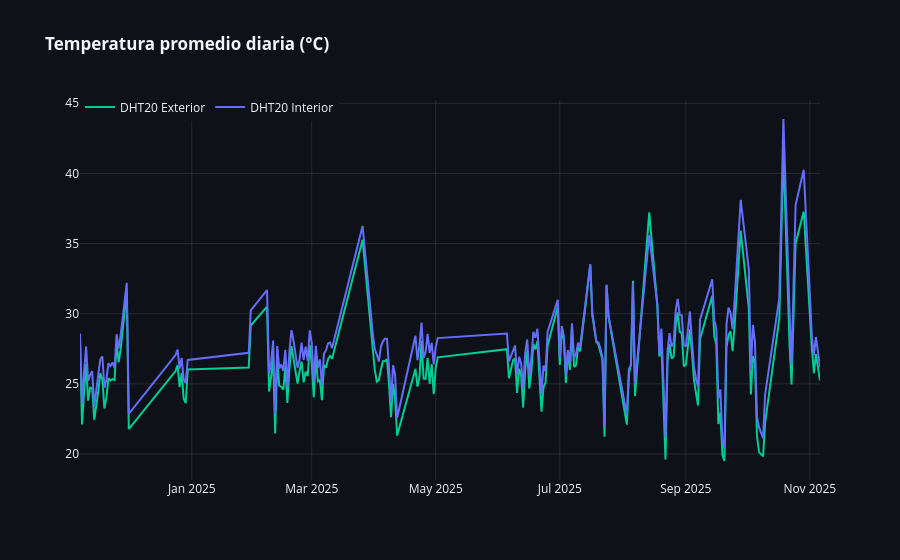

Source (notebook cell):
### Markdown cell above
## 4. Evolución Temporal: Temperatura Diaria (Interior vs Exterior)

### Code cell
query_ts_temp = """
SELECT 
    t.fecha,
    s.nombre_sensor,
    ROUND(AVG(f.valor_medido), 2) AS temp_promedio
FROM fact_mediciones_invernadero f
JOIN dim_sensor s ON f.id_sensor = s.id_sensor
JOIN dim_tiempo t ON f.id_tiempo = t.id_tiempo
WHERE s.variable_medida = 'Temperatura Ambiental'
GROUP BY t.fecha, s.nombre_sensor
ORDER BY t.fecha;
"""
df_ts_temp = pd.read_sql(query_ts_temp, conn)

fig = px.line(df_ts_temp, x='fecha', y='temp_promedio', color='nombre_sensor',
              title="<b>Temperatura promedio diaria (°C)</b>",
              color_discrete_sequence=['#00CC96', '#636EFA'])
fig.update_layout(template="plotly_dark", plot_bgcolor='#0E1117', paper_bgcolor='#0E1117',
                  legend=dict(title=None, orientation="h", y=1.02, x=0))
fig.update_xaxes(showgrid=True, gridcolor='rgba(255,255,255,0.1)', title="")
fig.update_yaxes(showgrid=True, gridcolor='rgba(255,255,255,0.1)', title="")
fig.show()

### Figure 1 — Plotly figure (JSON) as saved in the notebook; plotly's stock layout.template omitted (floating-point values rounded to 4 significant figures; data arrays with more than 128 entries replaced by an {"elided": "..."} marker saying what was removed)
{"data": [{"hovertemplate": "nombre_sensor=DHT20 Exterior<br>fecha=%{x}<br>temp_promedio=%{y}<extra></extra>", "legendgroup": "DHT20 Exterior", "line": {"color": "#00CC96", "dash": "solid"}, "marker": {"symbol": "circle"}, "mode": "lines", "name": "DHT20 Exterior", "orientation": "v", "showlegend": true, "type": "scatter", "x": {"elided": "191 str values"}, "xaxis": "x", "y": {"elided": "191 float values"}, "yaxis": "y"}, {"hovertemplate": "nombre_sensor=DHT20 Interior<br>fecha=%{x}<br>temp_promedio=%{y}<extra></extra>", "legendgroup": "DHT20 Interior", "line": {"color": "#636EFA", "dash": "solid"}, "marker": {"symbol": "circle"}, "mode": "lines", "name": "DHT20 Interior", "orientation": "v", "showlegend": true, "type": "scatter", "x": {"elided": "191 str values"}, "xaxis": "x", "y": {"elided": "191 float values"}, "yaxis": "y"}], "layout": {"legend": {"orientation": "h", "title": {}, "tracegroupgap": 0, "x": 0, "y": 1.02}, "paper_bgcolor": "#0E1117", "plot_bgcolor": "#0E1117", "title": {"text": "<b>Temperatura promedio diaria (°C)</b>"}, "xaxis": {"anchor": "y", "domain": [0, 1], "gridcolor": "rgba(255,255,255,0.1)", "showgrid": true, "title": {"text": ""}}, "yaxis": {"anchor": "x", "domain": [0, 1], "gridcolor": "rgba(255,255,255,0.1)", "showgrid": true, "title": {"text": ""}}}}
